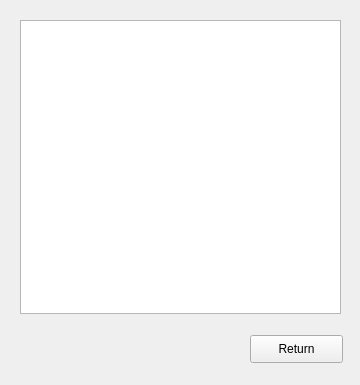
<?xml version="1.0" encoding="UTF-8"?>
<ui version="4.0">
 <class>stadiumdetails</class>
 <widget class="QWidget" name="stadiumdetails">
  <property name="geometry">
   <rect>
    <x>0</x>
    <y>0</y>
    <width>360</width>
    <height>385</height>
   </rect>
  </property>
  <property name="windowTitle">
   <string>Stadium Details</string>
  </property>
  <widget class="QPushButton" name="exitDetails">
   <property name="geometry">
    <rect>
     <x>250</x>
     <y>335</y>
     <width>93</width>
     <height>28</height>
    </rect>
   </property>
   <property name="text">
    <string>Return</string>
   </property>
  </widget>
  <widget class="QTableWidget" name="detailsList">
   <property name="geometry">
    <rect>
     <x>20</x>
     <y>20</y>
     <width>321</width>
     <height>294</height>
    </rect>
   </property>
  </widget>
 </widget>
 <resources/>
 <connections/>
</ui>
